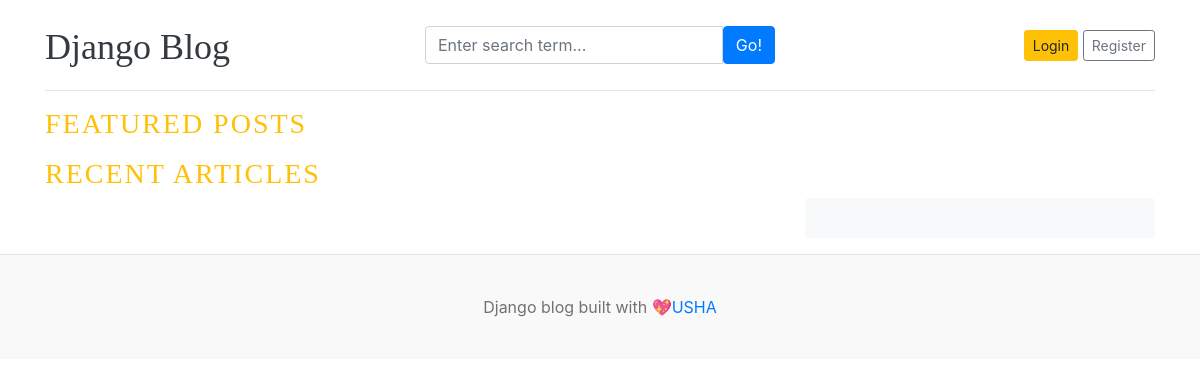
The app's page /, older data.
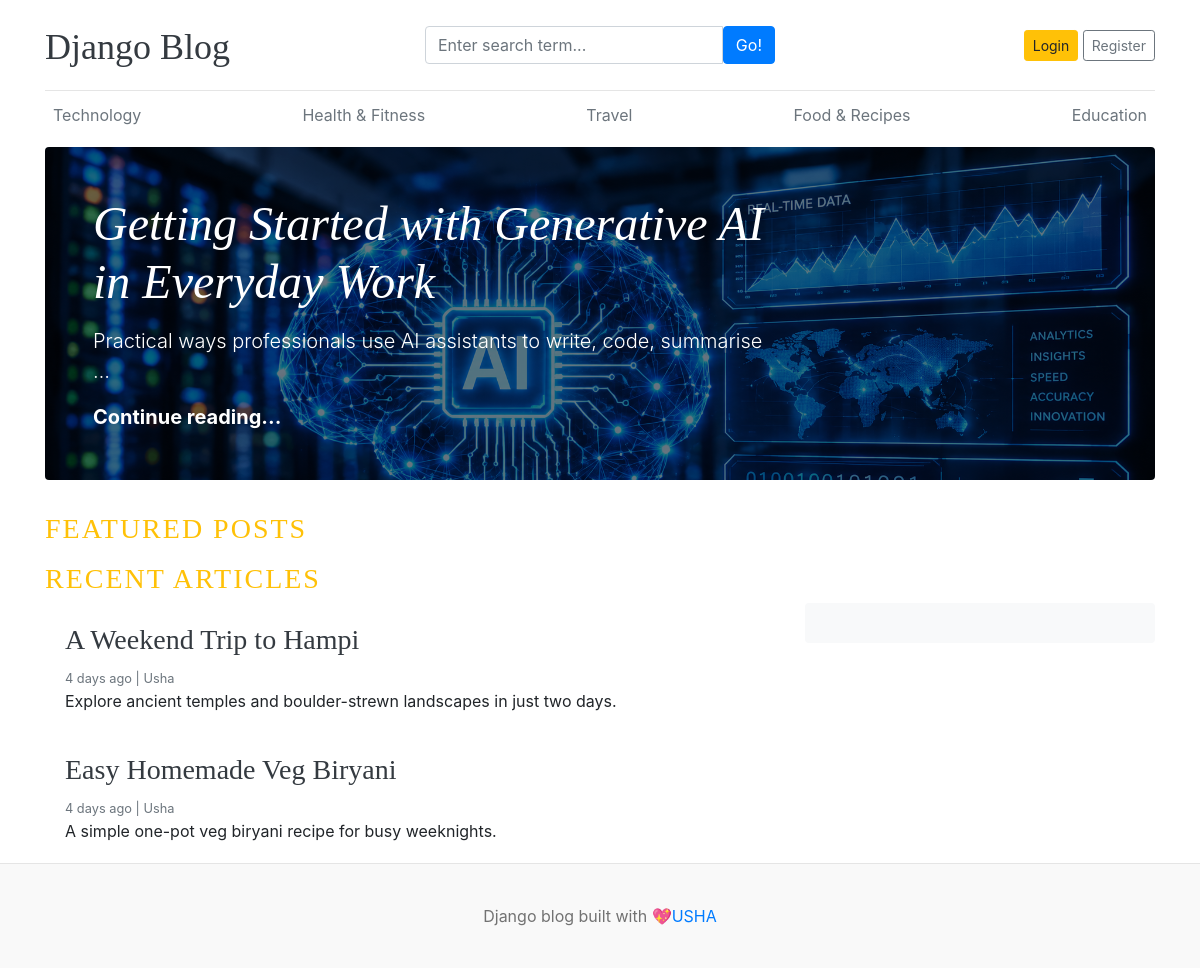
The same page, newer data.
### blogs/models.py (models this page shows)
class Category (models.Model):
    category_name=models.CharField(max_length=50,unique=True)
    created_at=models.DateTimeField(auto_now_add=True)
    updated_at=models.DateTimeField(auto_now=True)
    class Meta:
        verbose_name_plural='categories'
    def __str__(self):
        return self.category_name

class Blog(models.Model):
     title = models.CharField(max_length=100)
     slug =models.SlugField(max_length=150,unique=True,blank=True)
     category = models.ForeignKey(Category,on_delete=models.CASCADE)
     author = models.ForeignKey(User,on_delete=models.CASCADE)
     featured_image = models.ImageField(upload_to='uploads/%Y/%m/%d')
     short_description = models.TextField(max_length=500)
     blog_body = models.TextField(max_length=2000)
     status = models.CharField(max_length=20,choices=STATUS_CHOICES,default="Draft")
     is_featured = models.BooleanField(default=False)
     created_at = models.DateTimeField(auto_now_add=True)
     updated_at = models.DateTimeField(auto_now=True)
     def __str__(self):
         return self.title

### blog_main/views.py (the view)
# urls.py: 2. Add a URL to urlpatterns:  path('', views.home, name='home')
def home(request):
    featured_posts = Blog.objects.filter(is_featured=True , status='Published').order_by('updated_at')
    posts = Blog.objects.filter(is_featured=False,status='Published')
    print("FEATURED POSTS:", featured_posts)
    print("RECENT POSTS:", posts)
    try:
        about = About.objects.first()
    except :
        about = None
    context ={
        'featured_posts' : featured_posts,
        'posts' : posts,
        'about' :about,
    }
    return render(request,'home.html',context)

### blogs/context_processors.py (called while the page is built)
def get_categories(request):
    categories = Category.objects.all()
    return dict(categories=categories)

def get_social_links(request):
    social_links = SocialLink.objects.all()
    return dict(social_links = social_links)

### templates/home.html (shortened to what this page needs)
{% extends 'base.html' %}
{% block content %}
{% for post in featured_posts %}
{% if forloop.first %}
<div class="jumbotron p-3 p-md-5 text-white rounded bg-dark"
  style="background-image: url({{ post.featured_image.url }});background-blend-mode: overlay;background-size:cover;">
  <div class="col-md-8 px-0">
    <h1 class="display-4 font-italic">{{post.title}}</h1>
    <p class="lead my-3">{{post.short_description | truncatewords:10 }}</p>
    <p class="lead mb-0"><a href="{% url 'blogs' post.slug %}" class="text-white font-weight-bold">Continue reading...</a></p>
  </div>
</div>
{% endif %}
{% endfor %}
<h3 class="text-uppercase text-warning" style="letter-spacing: 2px ;">Featured Posts</h3>
<h3 class="text-uppercase text-warning" style="letter-spacing: 2px ;">Recent Articles</h3>
<main role="main" class="container p-0">
  <div class="row">
    <div class="col-md-8 blog-main">
      {% for post in posts %}
      <div class="card border-0">
        <div class="card-body">
          <h3><a href="{% url 'blogs' post.slug %}" class="text-dark">{{post.title}}</a></h3>
          <small class="mb-1 text-muted">{{post.created_at | timesince }} ago | {{post.author}}</small>
          <p class="card-text">{{post.short_description | truncatewords:25 }}</p>
        </div>
      </div>
      {% endfor %}
    </div>
    <aside class="col-md-4 blog-sidebar">
      <div class="p-3 mb-3 bg-light rounded">
      </div>
    </aside>
  </div>
</main>
</div>
{% endblock %}

### templates/base.html (shortened to what this page needs)
{% load static %}
<!DOCTYPE html>
<html lang="en">
<head>
  <link href="https://stackpath.bootstrapcdn.com/bootstrap/4.5.2/css/bootstrap.min.css" rel="stylesheet">
  <link href="{% static 'css/blog.css' %}" rel="stylesheet">
</head>
<body>
  <div class="container">
    <header class="blog-header py-3">
      <div class="row flex-nowrap justify-content-between align-items-center">
        <div class="col-4 pt-1">
          <a class="blog-header-logo text-dark" href="/">Django Blog</a>
        </div>
        <div class="col-4">
          <form action="{% url 'search' %}" method="GET">
            <div class="input-group">
              <input class="form-control" type="text" name="keyword"value='{{ keyword }}' placeholder="Enter search term..."
                aria-label="Enter search">
                <button type="submit" class="btn btn-primary" id="button-search" type="button">Go!</button>
            </div>
          </form>
        </div>
        <div class="col-4 d-flex justify-content-end align-items-center">
          {% if not user.is_authenticated %}
          <a class="btn btn-sm btn-warning" href="{% url 'login' %}">Login</a>&nbsp;
          <a class="btn btn-sm btn-outline-secondary" href="{% url 'register' %}">Register</a>
          {% else %}
          <span>You are logged in as {{user}}</span>
          &emsp;
          <span><a href="{% url 'logout' %}">Logout</a> </span>
          {% endif %}
        </div>
      </div>
    </header>
    <div class="nav-scroller py-1 mb-2">
      <nav class="nav d-flex justify-content-between">
        {% for cat in categories %}
        <a class="p-2 text-muted" href="{% url 'posts_by_category' cat.id %}">{{ cat }}</a>
        {% endfor %}
      </nav>
    </div>
    {% block content %}
    {% endblock %}
    <footer class="blog-footer">
      <p>Django blog built with 💖<a href="#">USHA</a></p>
    </footer>
</body>

### static/css/blog.css (style rules this page uses)
.blog-header { border-bottom: 1px solid #e5e5e5; }
.blog-header-logo { font-family: "Playfair Display", Georgia, "Times New Roman", serif; font-size: 2.25rem; }
h1, h2, h3, h4, h5, h6 { font-family: "Playfair Display", Georgia, "Times New Roman", serif; }
.display-4 { font-size: 2.5rem; }
@media (min-width: 768px) { .display-4 { font-size: 3rem; } }
.blog-footer { padding: 2.5rem 0; color: #727272; text-align: center; background-color: #f9f9f9; border-top: .05rem solid #e5e5e5; }
.blog-footer p:last-child { margin-bottom: 0; }

Row changes from the older to the newer data that the page shows:
added Category: category_name "Technology"
added Category: category_name "Health & Fitness"
added Category: category_name "Travel"
added Category: category_name "Food & Recipes"
added Category: category_name "Education"
added Blog: featured_image (picture), title "Getting Started with Generative AI in Everyday Work", short_description "Practical ways professionals use AI assistants to write, code, summarise …"
added Blog: title "A Weekend Trip to Hampi", created_at "4 days", author "Usha", short_description "Explore ancient temples and boulder-strewn landscapes in just two days.", shown under "RECENT ARTICLES"
added Blog: title "Easy Homemade Veg Biryani", created_at "4 days", author "Usha", short_description "A simple one-pot veg biryani recipe for busy weeknights.", shown under "RECENT ARTICLES"
